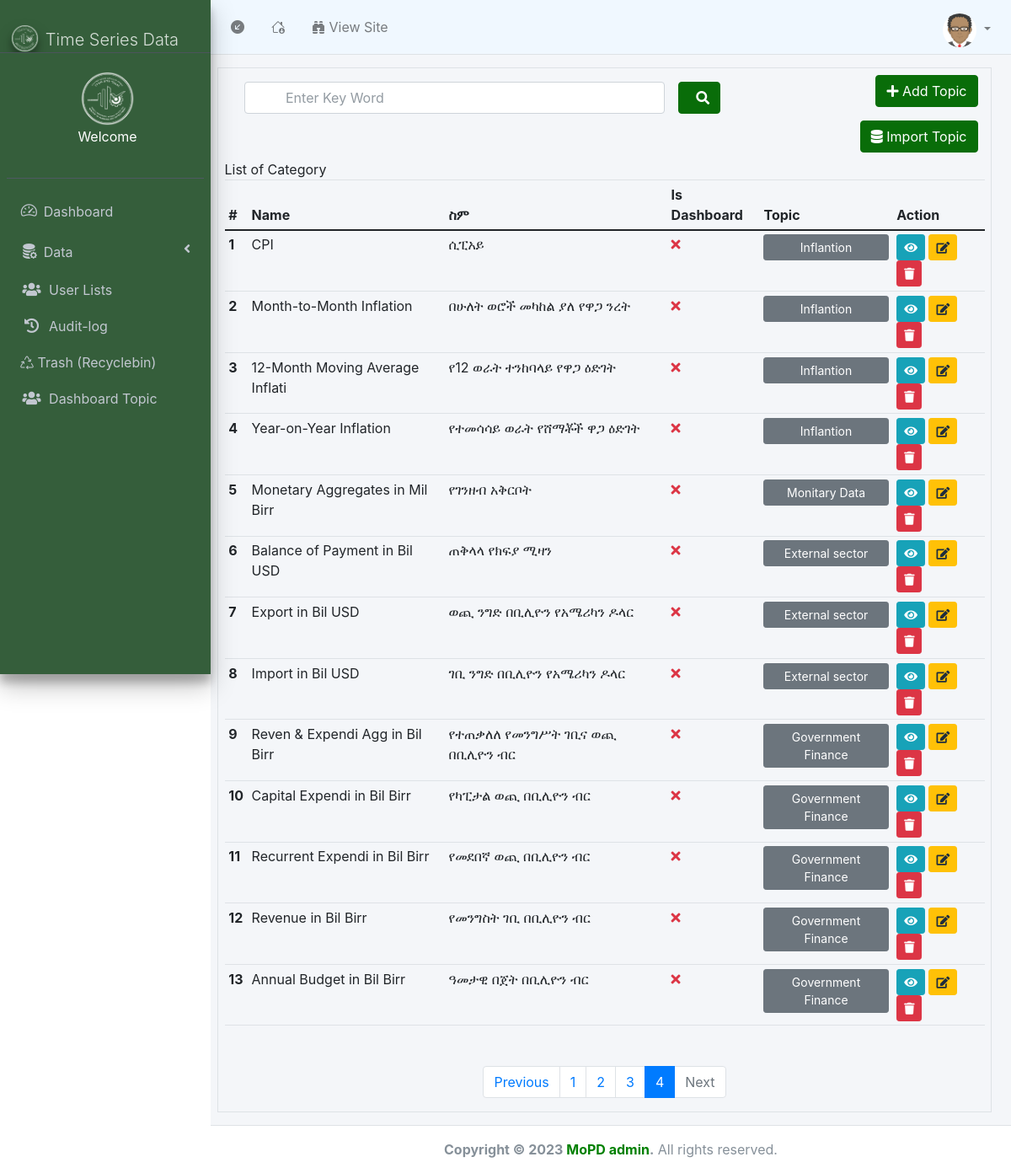
The page /user-admin/categories/?page=4 on the database as committed earlier.
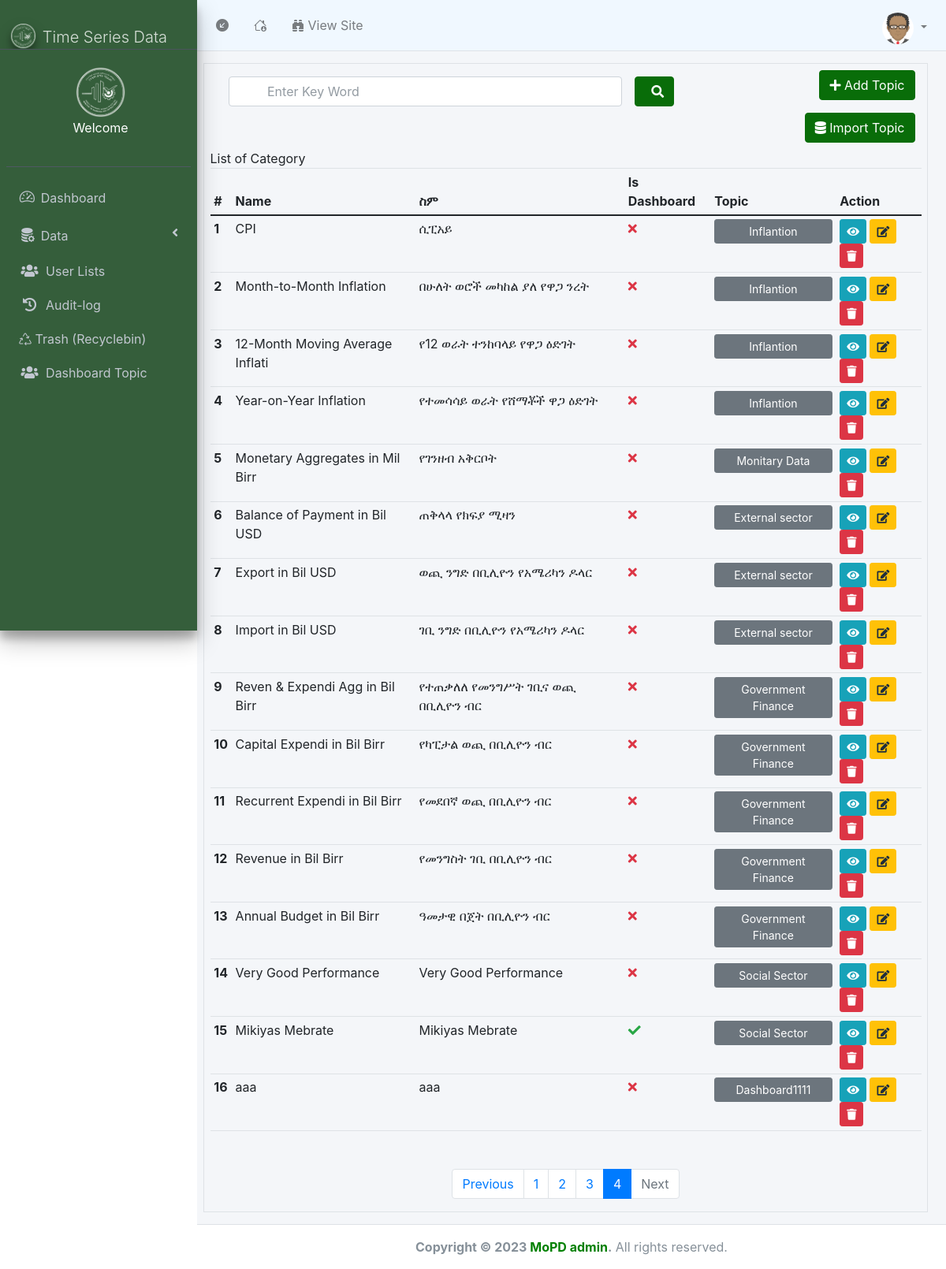
The same page on the database as committed later.
### Base/models.py (models this page shows, shortened)
class Category(models.Model):
    name_ENG = models.CharField(max_length=300, unique = True)
    name_AMH = models.CharField(max_length=300, unique = True)
    is_dashboard_visible = models.BooleanField(default = False)
    topic = models.ForeignKey(Topic, null=True, blank=True, on_delete=models.SET_NULL)
    created_at = models.DateTimeField(auto_now_add=True, null=True)
    is_deleted = models.BooleanField(default=False)

class Topic(models.Model):
    title_ENG = models.CharField(max_length=300, unique = True)
    title_AMH = models.CharField(max_length=300, null = True)
    is_dashboard = models.BooleanField(default = False)
    rank = models.IntegerField(null=True, blank=True)
    icon = IconField()
    updated =  models.DateTimeField(auto_now=True)
    created = models.DateTimeField(auto_now_add=True)
    is_deleted = models.BooleanField(default=False)
    def __str__(self):
        return self.title_ENG
    class Meta:
        ordering = ['rank'] #Oldest First

### UserAdmin/views.py (the view, shortened to what this page needs)
# urls.py: path('categories/', categories, name='categories'),
def categories(request):
    category = Category.objects.all()
    form = CategoryForm(request.POST or None)
    count = 20
    if 'q' in request.GET:
        q = request.GET['q']
        category = Category.objects.filter( Q(name_ENG__contains=q) | Q(name_AMH__contains=q) | Q(topic__title_ENG__contains=q))
    paginator = Paginator(category, 20)
    page_number = request.GET.get('page')
    try:
        page = paginator.get_page(page_number)
        try: count = (20 * (int(page_number) if page_number  else 1) ) - 20
        except: count = (20 * (int(1) if page_number  else 1) ) - 20
    except PageNotAnInteger:
        page = paginator.page(1)
        count = (20 * (int(1) if page_number  else 1) ) - 20
    except EmptyPage:
        page = paginator.page(paginator.num_pages)
        count = (20 * (int(paginator.num_pages) if page_number  else 1) ) - 20
    context = {
            'categories': page,
            'count' : count,
            'form': form
     }
    return render(request, 'user-admin/category.html', context)

### UserAdmin/forms.py
class CategoryForm(forms.ModelForm):
    class Meta:
        model = Category
        fields = ['name_ENG', 'name_AMH', 'topic', 'is_dashboard_visible']
        widgets = {
            'name_ENG': forms.TextInput(attrs={'class': 'form-control'}),
            'name_AMH': forms.TextInput(attrs={'class': 'form-control'}),
            'topic': forms.Select(attrs={'class': 'form-select'}),
            'is_dashboard_visible': forms.CheckboxInput(attrs={'class': 'form-check-input ml-3'}),
        }

### templates/user-admin/category.html (shortened to what the changed rows need)
{% load static %}
<!DOCTYPE html>
<html lang="en">
  <head>
    {% include 'user-admin/include/head.html' %}
  </head>
  <body class="hold-transition sidebar-mini layout-fixed">
    {% include 'user-admin/include/navbar.html'%}
    <div>{% include 'user-admin/include/sidebar.html' %}</div>
    <div class="content-wrapper">
      <div class="content-header">
        <div class="container-fluid justify-content-center row">
          <div class="col-12 border ">
              <caption class="text-muted">List of Category</caption>
            <div class="table-responsive">
              <table class="table  table-sm  table-hover caption-top">
                <thead>
                  <tr>
                    <th scope="col">#</th>
                    <th scope="col">Name</th>
                    <th scope="col">ስም</th>
                    <th scope="col">Is Dashboard</th>
                    <th scope="col">Topic</th>
                    <th scope="col">Action</th>
                  </tr>
                </thead>
                <tbody>
                  {% for category in categories %}
                  <tr>
                    <th scope="row">{{forloop.counter}}</th>
                    <td>{{category.name_ENG}}</td>
                    <td>{{category.name_AMH}}</td>
                    <td>
                      {% if category.is_dashboard_visible %}
                      <i class="fa fa-check text-success"></i>
                      {% else %}
                      <i class="fa fa-times text-danger"></i>
                      {% endif %}
                    </td>
                    <td>
                      <button class="btn btn-block btn-sm btn-secondary">{{category.topic}}</button>
                    </td>
                    <td>
                      <button class="btn btn-sm btn-info"> <i class="fa fa-eye"></i> </button>
                      <button
                      class="btn-edit btn btn-sm btn-warning"
                      data-bs-toggle="modal"
                      data-bs-target="#addEditCategory"
                      data-id="{{category.id}}"
                      data-name_ENG="{{category.name_ENG}}"
                      data-name_AMH="{{category.name_AMH}}"
                      data-topic="{{category.topic.id}}"
                      data-is_dashboard="{{category.is_dashboard_visible}}"
                      > <i class="fa fa-edit"></i> </button>
                      <button class="btn btn-sm btn-danger"> <i class="fa fa-trash"></i> </button>
                    </td>
                  </tr>
                  {% endfor %}
                </tbody>
              </table>
              <nav class="mt-5" aria-label="Page navigation example">
                <ul class="pagination pagination-circle pagination-outline justify-content-center" >
                {% for i in categories.paginator.page_range %}
                  {% if categories.number == i %}
                    <li class="page-item active" aria-current="page">
                    <span class="page-link">
                    {{ i }}
                    </span>
                  </li>
                  {% elif i > categories.number|add:'-5' and i < categories.number|add:'5' %}
                     <li class="page-item"><a class="page-link" href="?page={{ i }}">{{ i }}</a></li>
                  {% endif %}
                {% endfor %}
                </ul>
              </nav>
            </div>
          </div>
        </div>
      </div>
    </div>
    <div>{% include 'user-admin/include/footer_js.html'%}</div>
  </body>
</html>

Rows that differ between the two databases and show on the page:
added Category: name_ENG "Very Good Performance", name_AMH "Very Good Performance", is_dashboard_visible False (drawn), topic "Social Sector"
added Category: name_ENG "Mikiyas Mebrate", name_AMH "Mikiyas Mebrate", is_dashboard_visible True (drawn), topic "Social Sector"
added Category: name_ENG "aaa", name_AMH "aaa", is_dashboard_visible False (drawn), topic "Dashboard1111"
